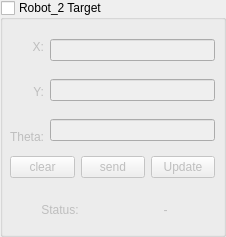
   <widget class="QGroupBox" name="groupBox_Target_robot2">
    <property name="geometry">
     <rect>
      <x>856</x>
      <y>240</y>
      <width>226</width>
      <height>237</height>
     </rect>
    </property>
    <property name="title">
     <string>Robot_2 Target</string>
    </property>
    <property name="checkable">
     <bool>true</bool>
    </property>
    <property name="checked">
     <bool>false</bool>
    </property>
    <widget class="QWidget" name="horizontalLayoutWidget_4">
     <property name="geometry">
      <rect>
       <x>10</x>
       <y>27</y>
       <width>205</width>
       <height>129</height>
      </rect>
     </property>
     <layout class="QHBoxLayout" name="horizontalLayout_13">
      <item>
       <layout class="QVBoxLayout" name="verticalLayout_11">
        <item>
         <widget class="QLabel" name="label_12">
          <property name="layoutDirection">
           <enum>Qt::LeftToRight</enum>
          </property>
          <property name="text">
           <string>X:</string>
          </property>
          <property name="alignment">
           <set>Qt::AlignRight|Qt::AlignTrailing|Qt::AlignVCenter</set>
          </property>
         </widget>
        </item>
        <item>
         <widget class="QLabel" name="label_13">
          <property name="text">
           <string>Y:</string>
          </property>
          <property name="alignment">
           <set>Qt::AlignRight|Qt::AlignTrailing|Qt::AlignVCenter</set>
          </property>
         </widget>
        </item>
        <item>
         <widget class="QLabel" name="label_14">
          <property name="text">
           <string>Theta:</string>
          </property>
          <property name="alignment">
           <set>Qt::AlignRight|Qt::AlignTrailing|Qt::AlignVCenter</set>
          </property>
         </widget>
        </item>
       </layout>
      </item>
      <item>
       <layout class="QVBoxLayout" name="verticalLayout_12">
        <item>
         <widget class="QLineEdit" name="lineEdit_robot2_target_x"/>
        </item>
        <item>
         <widget class="QLineEdit" name="lineEdit_robot2_target_y"/>
        </item>
        <item>
         <widget class="QLineEdit" name="lineEdit_robot2_target_theta"/>
        </item>
       </layout>
      </item>
     </layout>
    </widget>
    <widget class="QWidget" name="verticalLayoutWidget_5">
     <property name="geometry">
      <rect>
       <x>10</x>
       <y>156</y>
       <width>205</width>
       <height>80</height>
      </rect>
     </property>
     <layout class="QVBoxLayout" name="verticalLayout_18">
      <item>
       <layout class="QHBoxLayout" name="horizontalLayout_14">
        <item>
         <widget class="QPushButton" name="pushButton_robot_2_clear">
          <property name="text">
           <string>clear</string>
          </property>
         </widget>
        </item>
        <item>
         <widget class="QPushButton" name="pushButton_robot_2_send">
          <property name="text">
           <string>send</string>
          </property>
         </widget>
        </item>
        <item>
         <widget class="QPushButton" name="pushButton_update_robot2">
          <property name="text">
           <string>Update</string>
          </property>
         </widget>
        </item>
       </layout>
      </item>
      <item>
       <layout class="QHBoxLayout" name="horizontalLayout_17">
        <item>
         <widget class="QLabel" name="label_17">
          <property name="text">
           <string>Status:</string>
          </property>
          <property name="alignment">
           <set>Qt::AlignCenter</set>
          </property>
         </widget>
        </item>
        <item>
         <widget class="QLabel" name="label_target_status_robot2">
          <property name="text">
           <string>-</string>
          </property>
          <property name="alignment">
           <set>Qt::AlignCenter</set>
          </property>
         </widget>
        </item>
       </layout>
      </item>
     </layout>
    </widget>
   </widget>
